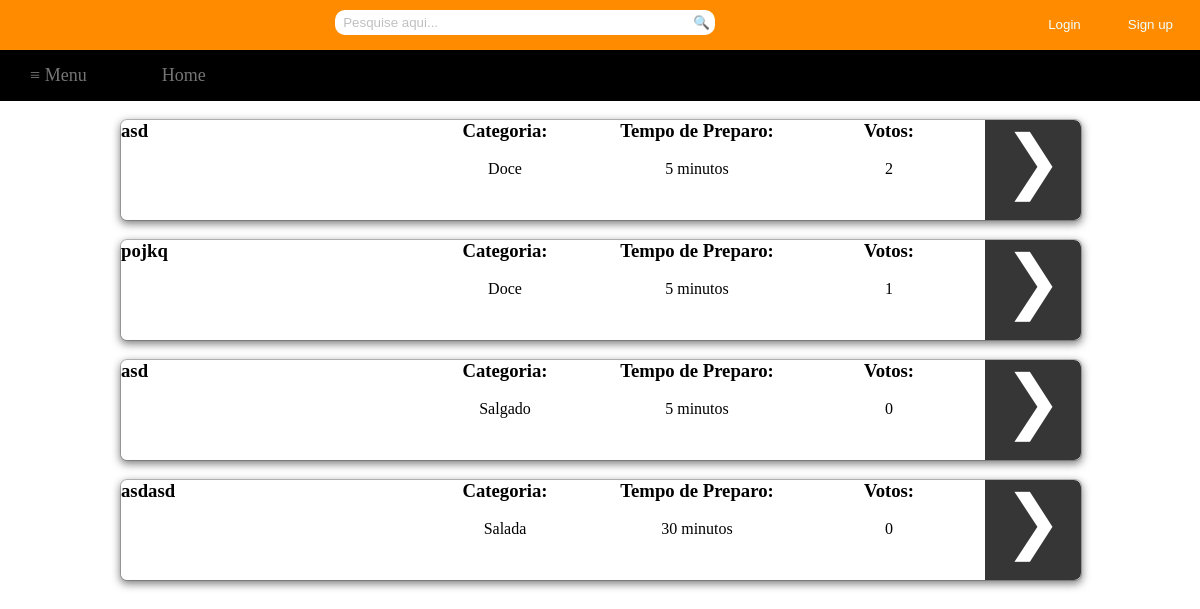
Before: /TEX2/Recipes/rapidas.php with the older database file.
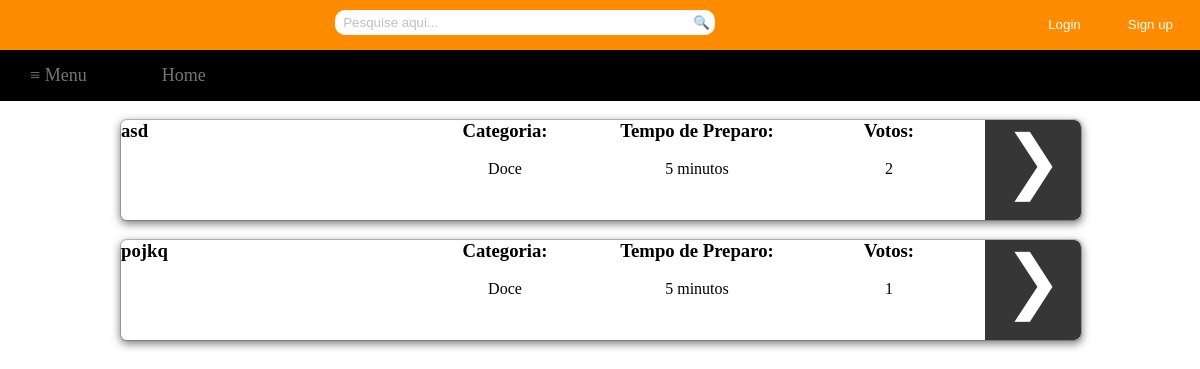
After: the same page with the newer database file.
### tables this page shows
CREATE TABLE `receita` (
  `codReceita` int(11) NOT NULL,
  `nomeReceita` varchar(255) DEFAULT NULL,
  `ingredientes` text,
  `modoPreparo` text,
  `codCategoria` int(11) DEFAULT NULL,
  `codTempo` int(11) DEFAULT NULL,
  `codUsuario` int(11) DEFAULT NULL,
  `totalVotos` int(11) NOT NULL
);

CREATE TABLE `categoria` (
  `codCategoria` int(11) NOT NULL,
  `descCategoria` varchar(255) DEFAULT NULL
);

CREATE TABLE `tempo` (
  `codTempo` int(11) NOT NULL,
  `descTempo` varchar(255) DEFAULT NULL
);

### TEX2/Recipes/rapidas.php (the view, shortened to what this page needs)
<html>
	<head>
		<link rel="stylesheet" type="text/css" href="../Style/style.css">
		<link rel="stylesheet" type="text/css" href="../Style/receitas.css">
	</head>
	<body>
		<div id="container">
			<div id="topbar">
				<?php
					if(!empty($_COOKIE['login']))
					{
						$name=$_COOKIE['login'];
						echo "<div id='sair'><input type='button' value='Sair' name='sair' onclick='location.href=&quot;../logout.php&quot;'/></div>";
						echo "<div id='bem-vindo'>Seja bem-vindo, $name</div>";
					}
					else
					{
						echo "<div id='btn2'><input type='button' value='Sign up' name='modal' href='#dialog2'/></div> ";
						echo "<div id='btn'><input type='button' value='Login' href='#dialog1' name='modal' /></div>";
					}
				?>
				<div id="search">
					<form method="post" action="../pesquisa.php">
						<div>
							<input type="search" class="searchbox" name="pesquisa" placeholder="  Pesquise aqui...">
							<a href="#">
								<button type="submit" name="submit" class="searchbox1">&#x1f50d;</button>
							</a>
						</div>
					</form>
				</div>
			</div>
			<div id="navbar">
				<?php
					if(!empty($_COOKIE['login']))
					{
						echo "<nav class='drop'>";
						echo "	<ul class='drop1'>";
						echo "	    <li class='dropMain'>";
						echo "	        <a href='#'>&#8801; Menu</a>";
						echo "	        <ul class='drop2'>";
						echo "	            <li>";
						echo "	            	<a href='doces.php'>Doces</a>";
						echo "	            </li>";
						echo "	            <li>";
						echo "	            	<a href='salgados.php'>Salgados</a>";
						echo "	            </li>";
						echo "	            <li>";
						echo "	            	<a href='saladas.php'>Saladas</a>";
						echo "	            </li>";
						echo "	            <li>";
						echo "	            	<a href='alcoolica.php'>Bebidas alcoólicas</a>";
						echo "	            </li>";
						echo "	            <li>";
						echo "	            	<a href='nAlcoolica.php'>Bebidas não alcoólicas</a>";
						echo "	            </li>";
						echo "	            <li>";
						echo "	            	<a href='rapidas.php'>Receitas rápidas(até 30 min)</a>";
						echo "	            </li>";
						echo "	            <li>";
						echo "	            	<a href='../visualizarReceitas.php'>Todas as receitas</a>";
						echo "	            </li>";
						echo "	        </ul>";
						echo "	    </li>";
						echo "		<li class='dropMain'>";
						echo "	        <a href='../index.php'>Home</a>";
						echo "	    </li>";
						echo "	    <li class='dropMain'>";
						echo "	        <a href='../receita.php'>Cadastrar Receita</a>";
						echo "	    </li>";
						echo "	    <li class='dropMain'>";
						echo "	        <a href='../viewReceitasCadastrado.php'>Minhas Receitas</a>";
						echo "	    </li>";
						echo "	</ul>";
						echo "</nav>";
					}
					else
					{
						echo "<nav class='drop'>";
						echo "	<ul class='drop1'>";
						echo "	    <li class='dropMain'>";
						echo "	        <a href='#'>&#8801; Menu</a>";
						echo "	    </li>";
						echo "		<li class='dropMain'>";
						echo "	        <a href='../index.php'>Home</a>";
						echo "	    </li>";
						echo "	</ul>";
						echo "</nav>";
					}
				?>
			</div>
			<div id="main">
				<div id="column_left">
				</div>
				<div id="column_center">
					<?php
						include('../Includes/conn.php');
						$query1=mysqli_query($conn,"SELECT codReceita, nomeReceita, totalVotos FROM receita WHERE codTempo LIKE 1 OR codTempo LIKE 2 OR codTempo LIKE 3 OR codTempo LIKE 4 OR codTempo LIKE 5 OR codTempo LIKE 6 ORDER BY totalVotos desc, nomeReceita asc; ");
						while($query2=mysqli_fetch_array($query1))
						{
							echo "<br /><div id='box'>";
							echo "<div id='left'><h3>".$query2['nomeReceita']."</h3></div>";
							$sql = "SELECT categoria.descCategoria FROM categoria, receita WHERE categoria.codCategoria=receita.codCategoria AND codReceita LIKE ".$query2['codReceita'].";";
							$result = mysqli_query($conn,$sql);
							while ($row = mysqli_fetch_array($result))
							{
								echo "<div id='center1'><center><h3>Categoria:</h3><br />".$row['descCategoria']."</center></div>";
							}
							$sql = "SELECT tempo.descTempo FROM tempo, receita WHERE tempo.codTempo=receita.codTempo AND codReceita LIKE ".$query2['codReceita'].";";
							$result = mysqli_query($conn,$sql);
							while ($row = mysqli_fetch_array($result))
							{
								echo "<div id='center2'><center><h3>Tempo de Preparo:</h3><br />".$row['descTempo']."</center></div>";
							}
							echo "<div id='center3'><center><h3>Votos:</h3><br />".$query2['totalVotos']."</center></div>";
							echo "<div id='right'><center><a class='visualizar' value='&#10095;' href='../visualizar.php?codReceita=".$query2['codReceita']."'>&#10095;</a></center></div>";
							echo "</div>";
						}
					?>
				</div>
				<div id="column_right">
				</div>
			</div>
		</div>
	</body>
</html>

Changed rows visible on the page:
removed receita: nomeReceita "asd", totalVotos "0", tempo (descTempo "5 minutos")
no longer on this page (row unchanged): categoria: descCategoria "Salgado", shown under "asd"
removed receita: nomeReceita "asdasd", totalVotos "0"
no longer on this page (row unchanged): categoria: descCategoria "Salada", shown under "asdasd"
no longer on this page (row unchanged): tempo: descTempo "30 minutos", shown under "asdasd"
